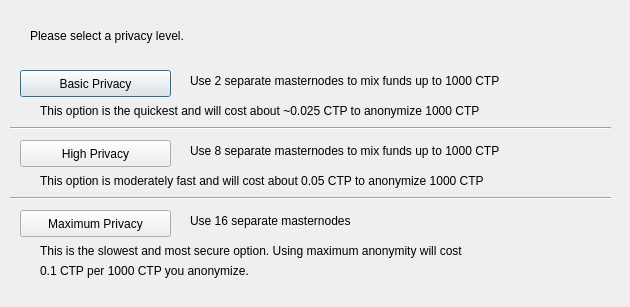
<?xml version="1.0" encoding="UTF-8"?>
<ui version="4.0">
 <class>DarksendConfig</class>
 <widget class="QDialog" name="DarksendConfig">
  <property name="geometry">
   <rect>
    <x>0</x>
    <y>0</y>
    <width>630</width>
    <height>307</height>
   </rect>
  </property>
  <property name="windowTitle">
   <string>Configure PrivateSend</string>
  </property>
  <widget class="QPushButton" name="buttonBasic">
   <property name="geometry">
    <rect>
     <x>20</x>
     <y>70</y>
     <width>151</width>
     <height>27</height>
    </rect>
   </property>
   <property name="text">
    <string>Basic Privacy</string>
   </property>
  </widget>
  <widget class="QPushButton" name="buttonHigh">
   <property name="geometry">
    <rect>
     <x>20</x>
     <y>140</y>
     <width>151</width>
     <height>27</height>
    </rect>
   </property>
   <property name="text">
    <string>High Privacy</string>
   </property>
  </widget>
  <widget class="QPushButton" name="buttonMax">
   <property name="geometry">
    <rect>
     <x>20</x>
     <y>210</y>
     <width>151</width>
     <height>27</height>
    </rect>
   </property>
   <property name="text">
    <string>Maximum Privacy</string>
   </property>
  </widget>
  <widget class="QLabel" name="label">
   <property name="geometry">
    <rect>
     <x>30</x>
     <y>20</y>
     <width>571</width>
     <height>31</height>
    </rect>
   </property>
   <property name="text">
    <string>Please select a privacy level.</string>
   </property>
  </widget>
  <widget class="QLabel" name="label_2">
   <property name="geometry">
    <rect>
     <x>190</x>
     <y>70</y>
     <width>421</width>
     <height>21</height>
    </rect>
   </property>
   <property name="text">
    <string>Use 2 separate masternodes to mix funds up to 1000 CTP</string>
   </property>
  </widget>
  <widget class="QLabel" name="label_3">
   <property name="geometry">
    <rect>
     <x>190</x>
     <y>140</y>
     <width>411</width>
     <height>21</height>
    </rect>
   </property>
   <property name="text">
    <string>Use 8 separate masternodes to mix funds up to 1000 CTP</string>
   </property>
  </widget>
  <widget class="QLabel" name="label_4">
   <property name="geometry">
    <rect>
     <x>190</x>
     <y>210</y>
     <width>421</width>
     <height>21</height>
    </rect>
   </property>
   <property name="text">
    <string>Use 16 separate masternodes</string>
   </property>
  </widget>
  <widget class="QLabel" name="label_6">
   <property name="geometry">
    <rect>
     <x>40</x>
     <y>100</y>
     <width>561</width>
     <height>21</height>
    </rect>
   </property>
   <property name="text">
    <string>This option is the quickest and will cost about ~0.025 CTP to anonymize 1000 CTP</string>
   </property>
  </widget>
  <widget class="QLabel" name="label_7">
   <property name="geometry">
    <rect>
     <x>40</x>
     <y>170</y>
     <width>561</width>
     <height>21</height>
    </rect>
   </property>
   <property name="text">
    <string>This option is moderately fast and will cost about 0.05 CTP to anonymize 1000 CTP</string>
   </property>
  </widget>
  <widget class="QLabel" name="label_8">
   <property name="geometry">
    <rect>
     <x>40</x>
     <y>240</y>
     <width>561</width>
     <height>21</height>
    </rect>
   </property>
   <property name="text">
    <string>This is the slowest and most secure option. Using maximum anonymity will cost</string>
   </property>
  </widget>
  <widget class="QLabel" name="label_9">
   <property name="geometry">
    <rect>
     <x>40</x>
     <y>260</y>
     <width>561</width>
     <height>21</height>
    </rect>
   </property>
   <property name="text">
    <string>0.1 CTP per 1000 CTP you anonymize.</string>
   </property>
  </widget>
  <widget class="Line" name="line">
   <property name="geometry">
    <rect>
     <x>10</x>
     <y>120</y>
     <width>601</width>
     <height>16</height>
    </rect>
   </property>
   <property name="orientation">
    <enum>Qt::Horizontal</enum>
   </property>
  </widget>
  <widget class="Line" name="line_2">
   <property name="geometry">
    <rect>
     <x>10</x>
     <y>190</y>
     <width>601</width>
     <height>16</height>
    </rect>
   </property>
   <property name="orientation">
    <enum>Qt::Horizontal</enum>
   </property>
  </widget>
 </widget>
 <resources/>
 <connections/>
</ui>
